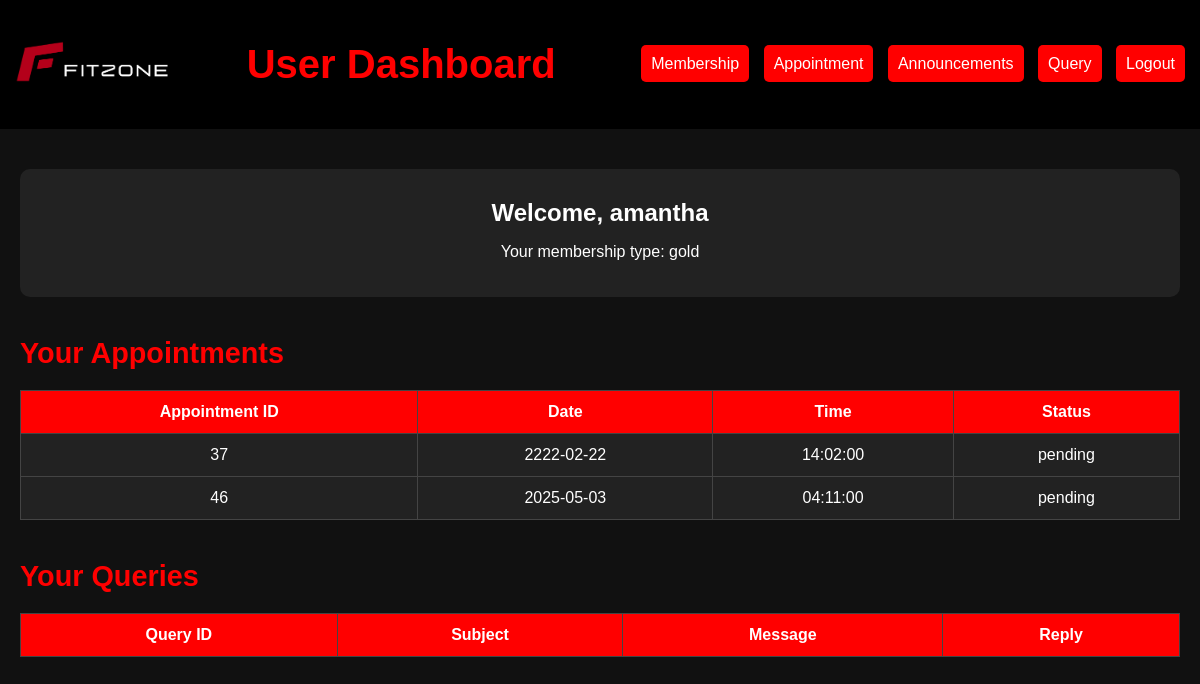
The app's page /gym/includes/user/user_dashboard.php (signed in) with its own data.
### tables this page shows
CREATE TABLE `users` (
  `user_id` int(11) NOT NULL,
  `username` varchar(50) NOT NULL,
  `pwd` varchar(255) NOT NULL,
  `email` varchar(100) NOT NULL,
  `role` enum('customer','staff','admin') NOT NULL,
  `membership_plan` varchar(50) DEFAULT 'bronze'
);

CREATE TABLE `appointments` (
  `id` int(11) NOT NULL,
  `user_id` int(11) NOT NULL,
  `trainer_id` int(11) NOT NULL,
  `name` varchar(255) NOT NULL,
  `email` varchar(255) NOT NULL,
  `session_type` varchar(255) NOT NULL,
  `appointment_date` date NOT NULL,
  `appointment_time` time NOT NULL,
  `status` enum('pending','confirmed','cancelled') NOT NULL,
  `created_at` datetime NOT NULL DEFAULT current_timestamp()
);

### gym/includes/user/user_dashboard.php (the view, shortened to what this page needs)
<?php
include('../dbconnect.php');
$user_id = $_SESSION['user_id'];
$query = mysqli_query($conn, "SELECT * FROM users WHERE user_id = $user_id");
$user = mysqli_fetch_assoc($query);
$appointments = mysqli_query($conn, "SELECT * FROM appointments WHERE user_id = $user_id");
?>
<!DOCTYPE html>
<html lang="en">
<head>
</head>
<body>
<header>
    <div class="logo">
        <img src="../image/logo.png" alt="FitZone Logo">
    </div>
    <h1>User Dashboard</h1>
    <div class="nav-links">
        <a href="../user/membership.php">Membership</a>
        <a href="../appointment.php">Appointment</a>
        <a href="../user/viewannouncement.php">Announcements</a>
        <a href="../user/query.php">Query</a>
        <a href="../logout.php">Logout</a>
    </div>
</header>
<div class="container">
    <div class="dashboard-box">
        <h3>Welcome, <?= $user['username']; ?></h3>
        <p>Your membership type: <?= $user['membership_plan']; ?></p>
    </div>
    <div class="appointments">
        <h2 class="section-title">Your Appointments</h2>
        <table>
            <tr>
                <th>Appointment ID</th>
                <th>Date</th>
                <th>Time</th>
                <th>Status</th>
            </tr>
            <?php while ($appointment = mysqli_fetch_assoc($appointments)): ?>
            <tr>
                <td><?= $appointment['id']; ?></td>
                <td><?= $appointment['appointment_date']; ?></td>
                <td><?= $appointment['appointment_time']; ?></td>
                <td><?= $appointment['status']; ?></td>
            </tr>
            <?php endwhile; ?>
        </table>
    </div>
    <div class="queries">
        <h2 class="section-title">Your Queries</h2>
        <table>
            <tr>
                <th>Query ID</th>
                <th>Subject</th>
                <th>Message</th>
                <th>Reply</th>
            </tr>
        </table>
    </div>
</div>
</body>
</html>

### gym/includes/user/user_dashboard.php (style rules this page uses)
body { font-family: Arial, sans-serif; background-color: #111; color: white; margin: 0; padding: 0; }
header { background-color: black; color: white; padding: 15px; display: flex; justify-content: space-between; align-items: center; }
header img { height: 50px; }
header h1 { color: red; font-size: 2.5em; }
.nav-links a { color: white; padding: 10px; text-decoration: none; background-color: red; border-radius: 5px; margin-left: 10px; }
.container { padding: 20px; }
.section-title { font-size: 1.8em; margin-bottom: 20px; color: red; }
.dashboard-box { background: #222; padding: 20px; margin: 20px 0; border-radius: 10px; text-align: center; }
.dashboard-box h3 { margin: 10px 0; font-size: 1.5em; }
.appointments, .queries { margin-top: 40px; }
table { width: 100%; border-collapse: collapse; background-color: #222; }
th, td { padding: 12px; text-align: center; border: 1px solid #444; }
th { background-color: red; color: white; }
td { color: white; }

### records on screen
users: username "amantha", membership_plan "gold"
appointments: id "37", appointment_date "2222-02-22", appointment_time "14:02:00", status "pending"
appointments: id "46", appointment_date "2025-05-03", appointment_time "04:11:00", status "pending"
